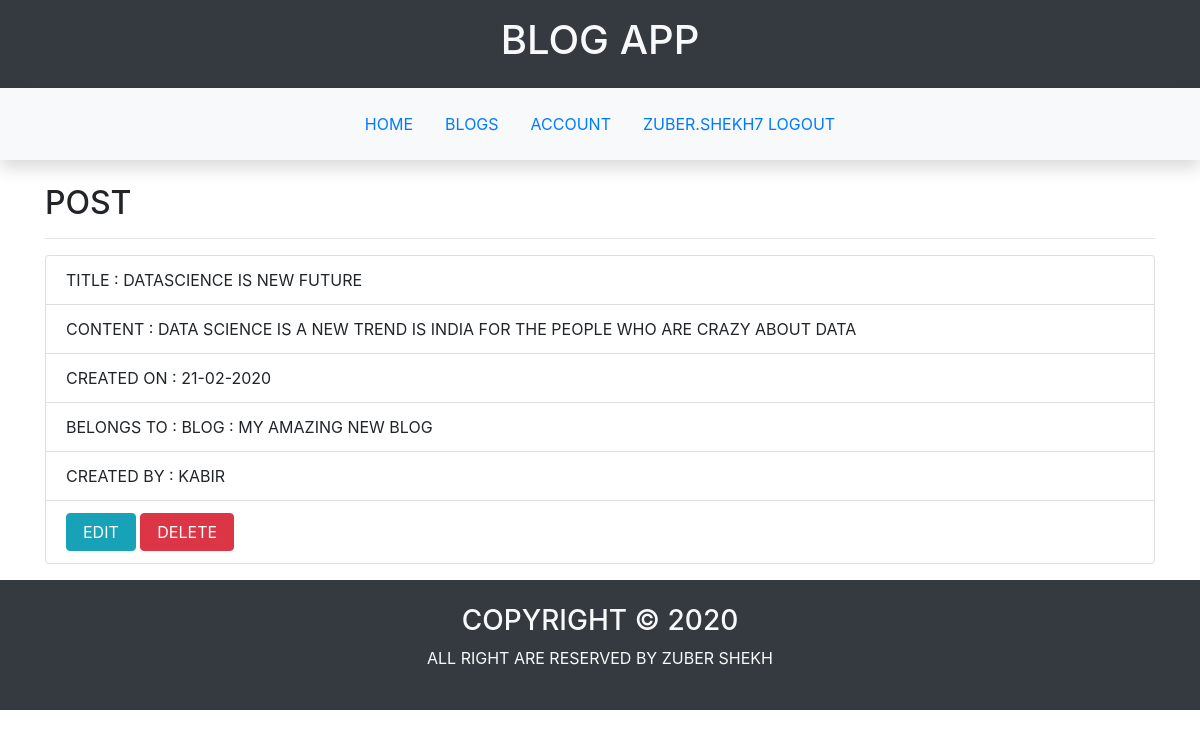
Page /post/5 (signed in) on the earlier database version.
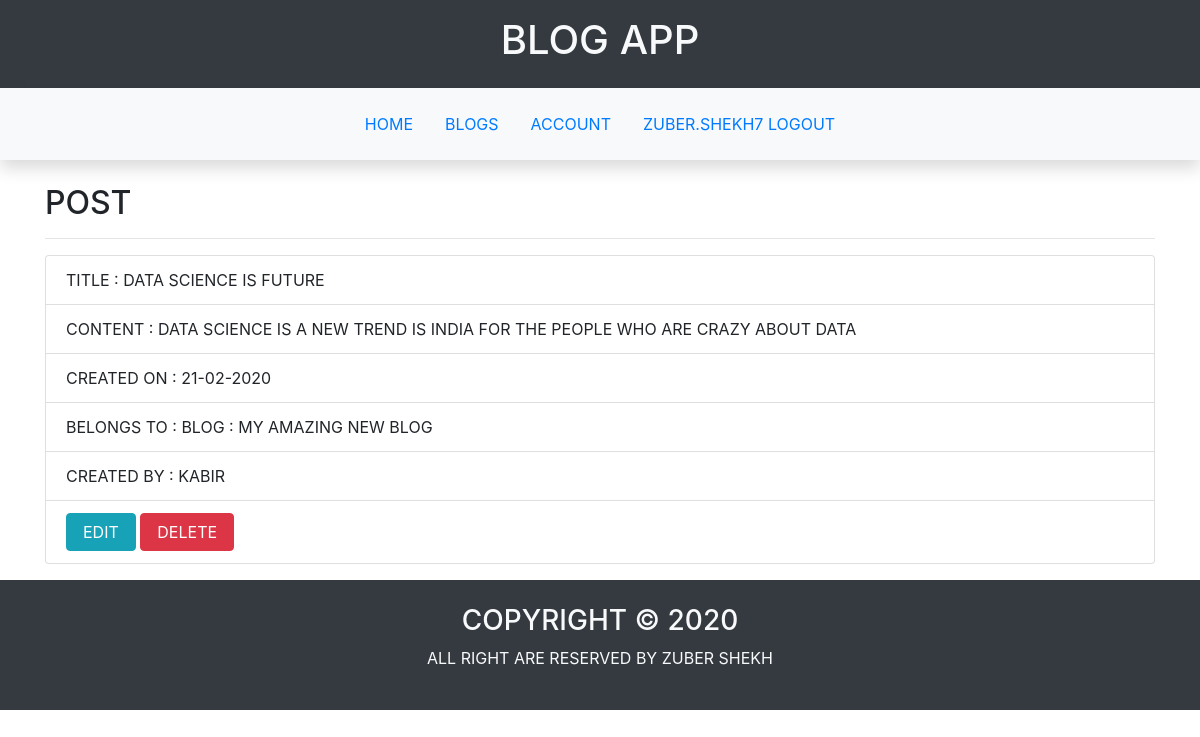
Same page on the later database version.
### blogapp/post/models.py (models this page shows, shortened)
class PostModel(db.Model):
    __tablename__='post'
    id=db.Column(db.Integer,primary_key=True)
    title=db.Column(db.String(50),nullable=False)
    content=db.Column(db.Text,nullable=False)
    created_on=db.Column(db.DateTime,default=datetime.now)
    blog_id=db.Column(db.Integer,db.ForeignKey('blog.id'))

### blogapp/post/views.py (the view)
@post.route('/<int:id>')
@login_required
def view_post(id):
    post=PostModel.query.get_or_404(id)
    return render_template('post/post.html',post=post)

### blogapp/blog/models.py (called while the page is built)
    def __repr__(self):
        return f"Blog : {self.name}"

### blogapp/user/models.py (called while the page is built)
@login_manager.user_loader
def load_user(id):
    return UserModel.query.get(int(id))

### blogapp/templates/post/post.html (shortened to what this page needs)
{%extends 'main/base.html'%}
{%block main%}
<section class="container text-uppercase">
    <div class="row">
        <div class="col">
            <h2>post</h2>
            <hr>
            <ul class="list-group">
                <li class="list-group-item">title : {{post.title}}</li>
                <li class="list-group-item">content : {{post.content}}</li>
                <li class="list-group-item">created on : {{post.created_on.strftime('%d-%m-%Y')}}</li>
                <li class="list-group-item">belongs to : {{post.blog}}</li>
                <li class="list-group-item">created by : {{post.blog.creator.username}}</li>
                <li class="list-group-item">
                    <a class="btn btn-info px-3" href="{{url_for('post.update_post',id=post.id)}}">edit</a>
                    <a class="btn btn-danger px-3" href="{{url_for('post.delete_post',id=post.id)}}">delete</a>
                </li>
            </ul>
        </div>
    </div>
</section>
{%endblock%}

Differences in the rows shown:
changed PostModel "DATA SCIENCE IS A NEW TREND IS INDIA FOR THE PEOPLE WHO ARE CRAZY ABOUT DATA": title "DATASCIENCE IS NEW FUTURE" → "DATA SCIENCE IS FUTURE"
